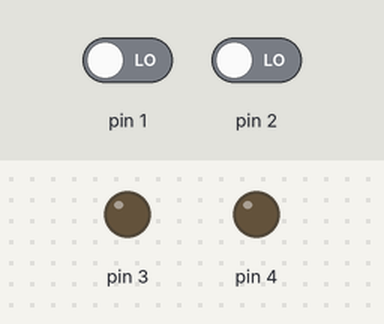
A sketch run on a simulated Arduino Uno, built with avr-gcc and run on an emulated ATmega328P. Parts: output pins drawn as LEDs (lit = HIGH). The test bench sets the inputs (shaded band); at power-on: pin 1 LOW, pin 2 LOW.

Above: at 1.2 s.
1.3 s: pin 1 driven HIGH
At 2.1 s:
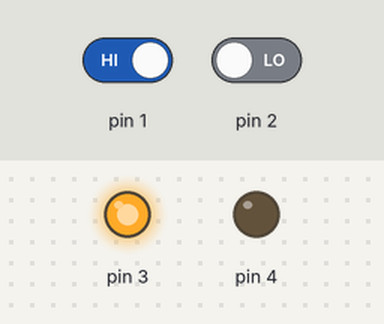
2.8 s: pin 2 driven HIGH
At 3.3 s:
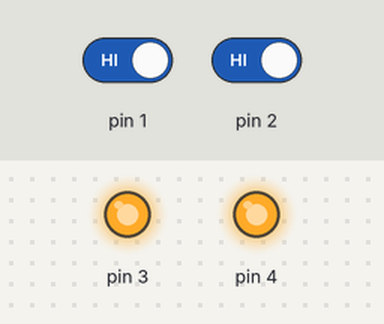
4.3 s: pin 1 driven LOW
At 5.5 s:
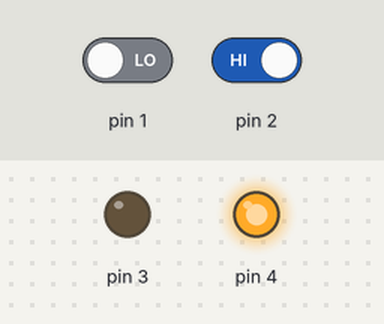
5.8 s: pin 2 driven LOW
At 6.8 s:
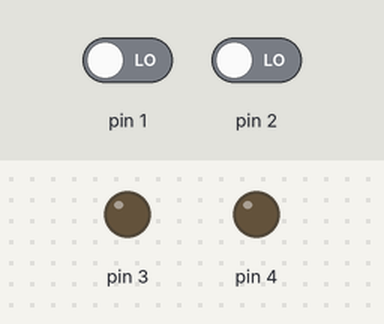
Timing chart, 0 to 8.3 s (numbered marks = the images above; inputs shaded):
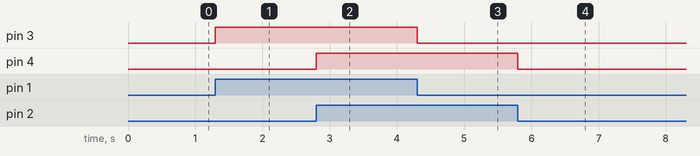

The sketch:

2_SWITCH_2_LED.ino
```cpp
void setup() {
  // put your setup code here, to run once:
  pinMode(1,INPUT);
  pinMode(2,INPUT);
  pinMode(3,OUTPUT);
  pinMode(4,OUTPUT);
}

void loop() {
  // put your main code here, to run repeatedly:
  int a=digitalRead(1);
  if(a==1)
  {
    digitalWrite(3,1);
  }
  else
  {
    digitalWrite(3,0);
  }
  int b=digitalRead(2);
  if(b==1)
  {
    digitalWrite(4,1);
  }
  else
  {
    digitalWrite(4,0);
  }
}
```

Measured:
- after the input at 1.3 s, pin 3: LOW → HIGH at once
- after the input at 2.8 s, pin 4: LOW → HIGH at once
- after the input at 4.3 s, pin 3: HIGH → LOW at once
- after the input at 5.8 s, pin 4: HIGH → LOW at once
